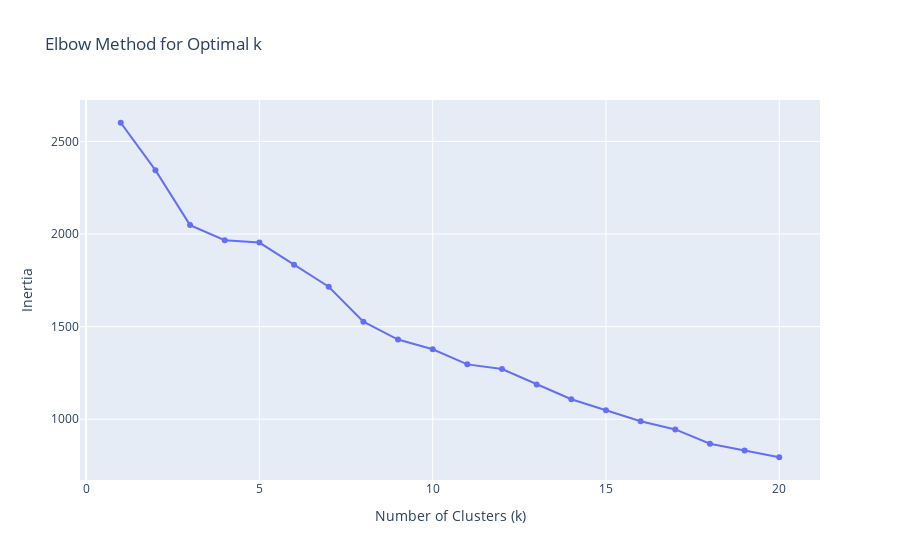

Here is the notebook cell this chart was saved with:
### Code cell
from sklearn.cluster import KMeans
import matplotlib.pyplot as plt
import plotly.graph_objects as go

inertias = []
for k in range(1, 21):
    model = KMeans(n_clusters=k, random_state=0).fit(X)
    inertias.append(model.inertia_)

fig = go.Figure(data=go.Scatter(
    x=list(range(1, 21)),
    y=inertias,
    mode='lines+markers',
    text=[f"k = {k}" for k in list(range(1, 21))],
    hoverinfo='text+y'
))

fig.update_layout(
    title="Elbow Method for Optimal k",
    xaxis_title="Number of Clusters (k)",
    yaxis_title="Inertia",
    hovermode="closest"
)

fig.show()

### Figure 1 — Plotly figure (JSON) as saved in the notebook; plotly's stock layout.template omitted (floating-point values rounded to 4 significant figures)
{"data": [{"hoverinfo": "text+y", "mode": "lines+markers", "text": ["k = 1", "k = 2", "k = 3", "k = 4", "k = 5", "k = 6", "k = 7", "k = 8", "k = 9", "k = 10", "k = 11", "k = 12", "k = 13", "k = 14", "k = 15", "k = 16", "k = 17", "k = 18", "k = 19", "k = 20"], "type": "scatter", "x": [1, 2, 3, 4, 5, 6, 7, 8, 9, 10, 11, 12, 13, 14, 15, 16, 17, 18, 19, 20], "y": [2601, 2345.0, 2048.0, 1967.0, 1954.0, 1835.0, 1716.0, 1527.0, 1430.0, 1378.0, 1296.0, 1271.0, 1188.0, 1108.0, 1048.0, 988.7, 944.8, 867.7, 831.0, 794.7]}], "layout": {"hovermode": "closest", "title": {"text": "Elbow Method for Optimal k"}, "xaxis": {"title": {"text": "Number of Clusters (k)"}}, "yaxis": {"title": {"text": "Inertia"}}}}
